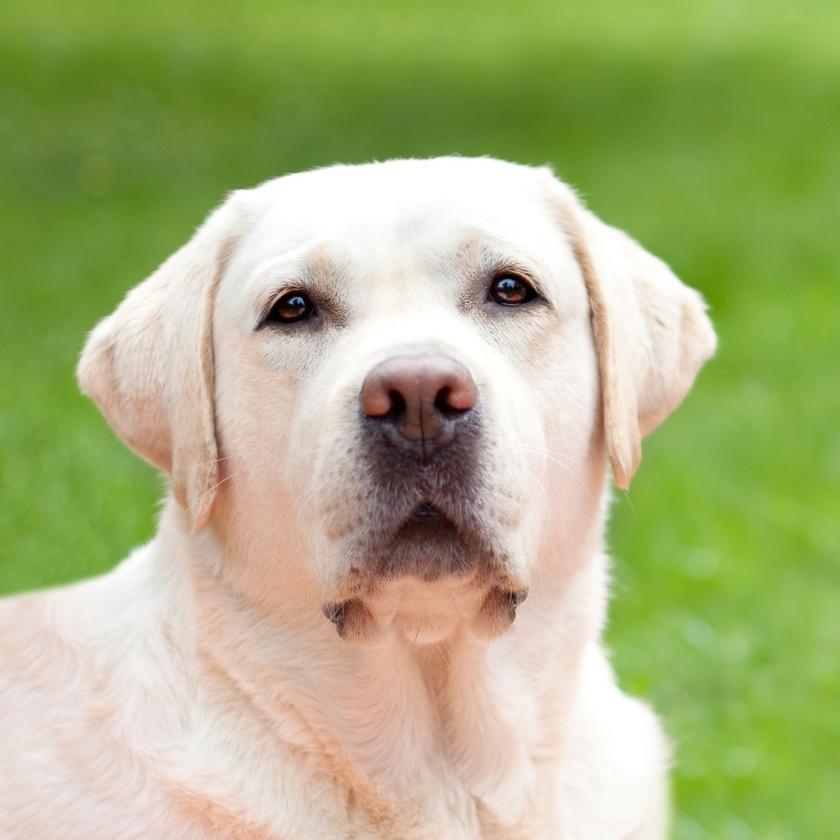
#> input picture linear/dog.jpg, 840 x 840 px, shrunk from 1127 x 1127 before the run
$ python main.py
#> lines starting #> are read from the running program, lines starting #| are printed output that depends on the picture
import cv2
import matplotlib.pyplot as plt
import math


def build_histogram(values, width):
    result_hist = [0] * width
    for i in values:
        result_hist[i] += 1
    return result_hist


def trim_percent(values, percent):
    remove_size = math.floor(len(values) / 100 * percent)
    return values[remove_size:-remove_size]


def build_change_matrix(width, a, b):
    c = 0
    d = width
    result_matrix = [0] * width
    # (i - a) * ((d - c) / (b - a)) + c
    new_range = d - c
    old_range = b - a
    range_multiplier = new_range / old_range
    for i in range(len(result_matrix)):
        new_color = (i - a) * range_multiplier + c
        result_matrix[i] = max(min(math.floor(new_color), 255), 0)
    return result_matrix


if __name__ == '__main__':
    image = cv2.imread("dog.jpg", 0)
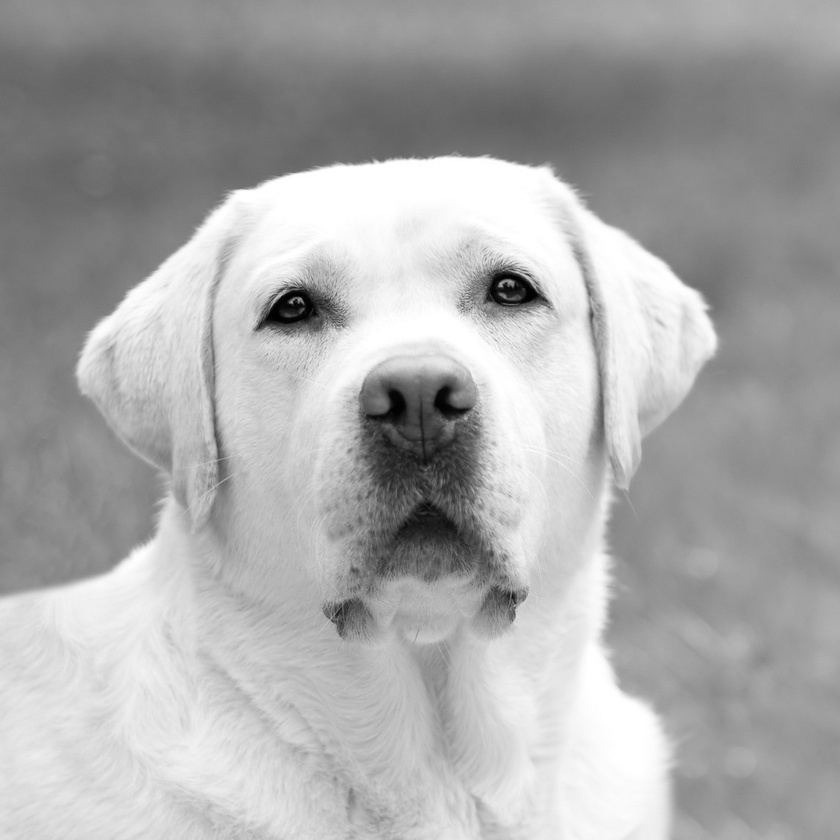
#> image: shape (840, 840); min 0, max 255, mean 171.1
    cv2.imshow("Original", image)

    all_values = []
    for i in image:
        for j in i:
            all_values.append(j)
#> after the loop, all_values = 705600 items

    baseHistogram = build_histogram(all_values, 256)
#> the loop in build_histogram, `for i in values:` made 705600 passes
#> i on passes 1 to 3: 135, 135, 135
#> after the loop in build_histogram, `for i in values:`: result_hist = 256 values, max 18294 at index 255, min 59 at index 15, mean 2756.2
#> baseHistogram has the same summary as result_hist in build_histogram
    plt.plot(baseHistogram)
    plt.show()
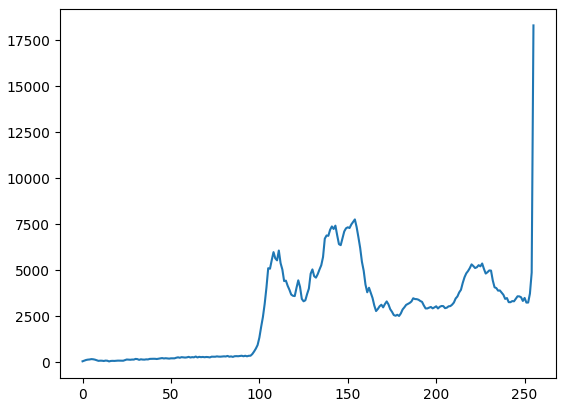
#> figure drawn by matplotlib, 1 panel; curve peaks at x = 255, y = 18294

    all_values.sort()
    trimmed = trim_percent(all_values, 5)
#> in trim_percent, `remove_size = math.floor(len(values) / 100 * percent)`: remove_size = 35280
#> trimmed = 635040 items
    trimmedHistogram = build_histogram(trimmed, 256)
#> trimmedHistogram = 256 values, max 7764 at index 154, min 0 at index 0, mean 2480.6
    plt.plot(trimmedHistogram)
    plt.show()
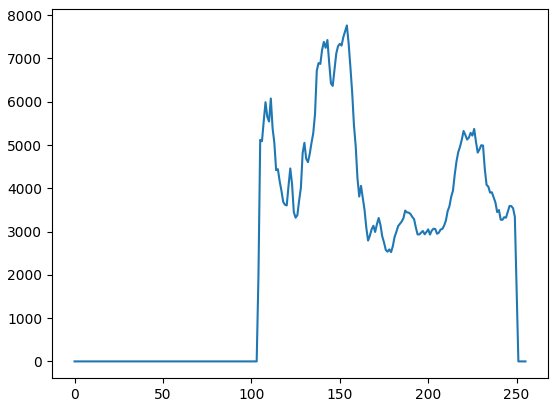
#> figure drawn by matplotlib, 1 panel; curve peaks at x = 154, y = 7764

    transform_matrix = build_change_matrix(256, min(trimmed), max(trimmed))
#> in build_change_matrix, `old_range = b - a`: old_range = 146
#> in build_change_matrix, `range_multiplier = new_range / old_range`: range_multiplier = 1.75
#> the loop in build_change_matrix, `for i in range(len(result_matrix)):` made 256 passes
#> new_color on passes 1 to 3: -182.4, -180.6, -178.8
#> after the loop in build_change_matrix, `for i in range(len(result_matrix)):`: result_matrix = 256 values from 0 to 255
#> transform_matrix = 256 values from 0 to 255
    print(transform_matrix)
#> (printed output is left out)
    for i in range(len(trimmed)):
        trimmed[i] = transform_matrix[trimmed[i]]
    finalHistogram = build_histogram(trimmed, 256)
#> finalHistogram = 256 values, max 7764 at index 87, min 0 at index 2, mean 2480.6
    plt.plot(finalHistogram)
    plt.show()
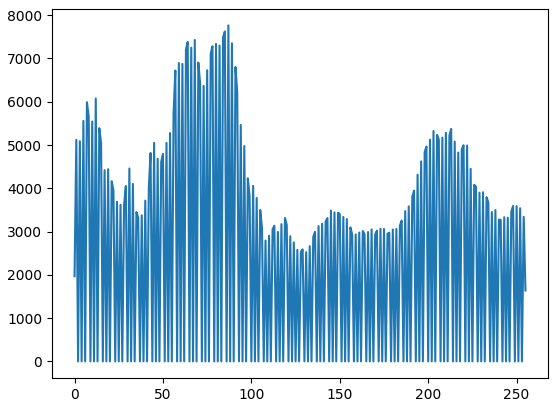
#> figure drawn by matplotlib, 1 panel; curve peaks at x = 87, y = 7764

    for i in range(len(image)):
        for j in range(len(image[0])):
            image[i][j] = transform_matrix[image[i][j]]
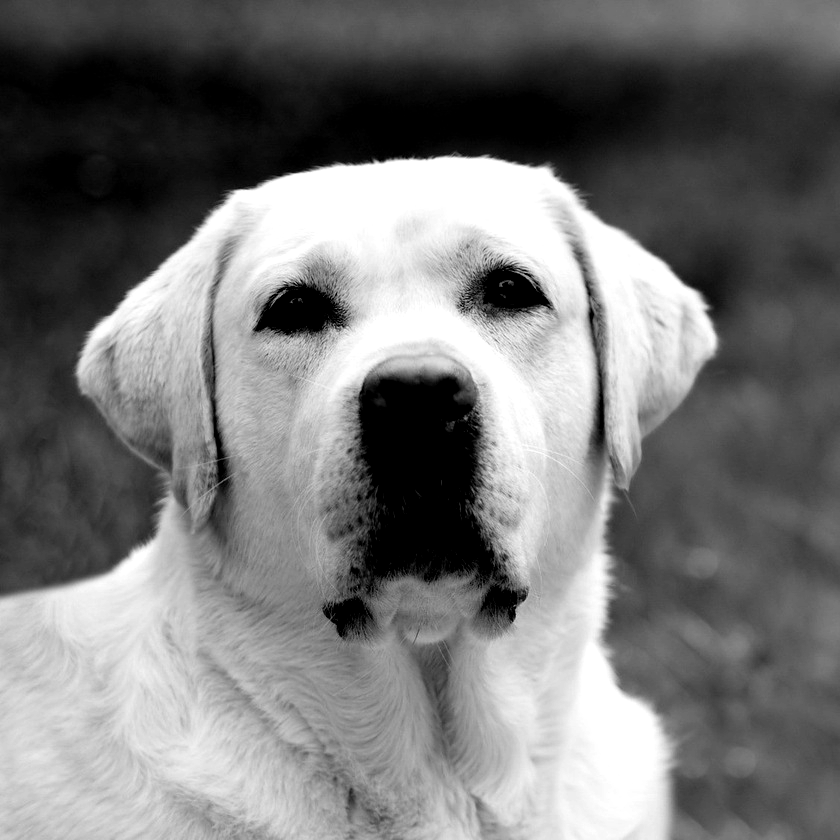
#> image: shape (840, 840); min 0, max 255, mean 119.4

    cv2.imshow("Result", image)

    cv2.waitKey(0)
